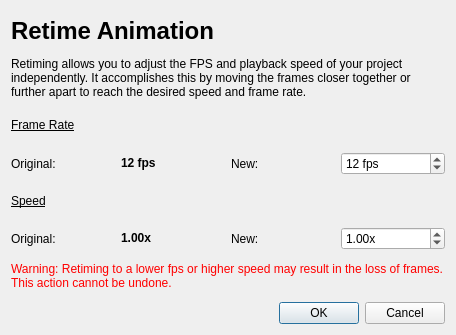
<?xml version="1.0" encoding="UTF-8"?>
<ui version="4.0">
 <class>RetimeDialog</class>
 <widget class="QDialog" name="RetimeDialog">
  <property name="geometry">
   <rect>
    <x>0</x>
    <y>0</y>
    <width>456</width>
    <height>335</height>
   </rect>
  </property>
  <property name="windowTitle">
   <string>Dialog</string>
  </property>
  <layout class="QVBoxLayout" name="verticalLayout">
   <item>
    <widget class="QLabel" name="titleLabel">
     <property name="text">
      <string>&lt;h1&gt;Retime Animation&lt;/h1&gt;</string>
     </property>
    </widget>
   </item>
   <item>
    <widget class="QLabel" name="descLabel">
     <property name="text">
      <string>Retiming allows you to adjust the FPS and playback speed of your project independently. It accomplishes this by moving the frames closer together or further apart to reach the desired speed and frame rate.</string>
     </property>
     <property name="wordWrap">
      <bool>true</bool>
     </property>
    </widget>
   </item>
   <item>
    <widget class="QLabel" name="frameRateLabel">
     <property name="text">
      <string>&lt;span style=&quot; text-decoration: underline;&quot;&gt;Frame Rate&lt;/span&gt;</string>
     </property>
    </widget>
   </item>
   <item>
    <layout class="QHBoxLayout" name="fpsGroup">
     <item>
      <widget class="QLabel" name="origFpsLabel">
       <property name="text">
        <string>Original:</string>
       </property>
      </widget>
     </item>
     <item>
      <widget class="QLabel" name="origFps">
       <property name="text">
        <string>&lt;span style=&quot; font-weight:600;&quot;&gt;12 fps&lt;/span&gt;</string>
       </property>
      </widget>
     </item>
     <item>
      <widget class="QLabel" name="newFpsLabel">
       <property name="text">
        <string>New:</string>
       </property>
      </widget>
     </item>
     <item>
      <widget class="QSpinBox" name="newFpsBox">
       <property name="suffix">
        <string> fps</string>
       </property>
       <property name="minimum">
        <number>1</number>
       </property>
       <property name="maximum">
        <number>90</number>
       </property>
       <property name="value">
        <number>12</number>
       </property>
      </widget>
     </item>
    </layout>
   </item>
   <item>
    <widget class="QLabel" name="speedTitle">
     <property name="text">
      <string>&lt;span style=&quot; text-decoration: underline;&quot;&gt;Speed&lt;/span&gt;</string>
     </property>
    </widget>
   </item>
   <item>
    <layout class="QHBoxLayout" name="speedGroup">
     <item>
      <widget class="QLabel" name="origSpeedLabel">
       <property name="text">
        <string>Original:</string>
       </property>
      </widget>
     </item>
     <item>
      <widget class="QLabel" name="origSpeed">
       <property name="text">
        <string>&lt;span style=&quot; font-weight:600;&quot;&gt;1.00x&lt;/span&gt;</string>
       </property>
      </widget>
     </item>
     <item>
      <widget class="QLabel" name="newSpeedLabel">
       <property name="text">
        <string>New:</string>
       </property>
      </widget>
     </item>
     <item>
      <widget class="QDoubleSpinBox" name="newSpeedBox">
       <property name="suffix">
        <string>x</string>
       </property>
       <property name="minimum">
        <double>0.010000000000000</double>
       </property>
       <property name="maximum">
        <double>90.000000000000000</double>
       </property>
       <property name="singleStep">
        <double>0.100000000000000</double>
       </property>
       <property name="value">
        <double>1.000000000000000</double>
       </property>
      </widget>
     </item>
    </layout>
   </item>
   <item>
    <widget class="QLabel" name="warningLabel">
     <property name="text">
      <string>&lt;html&gt;&lt;head/&gt;&lt;body&gt;&lt;p&gt;&lt;span style=&quot; color:red;&quot;&gt;Warning: Retiming to a lower fps or higher speed may result in the loss of frames. This action cannot be undone.&lt;/span&gt;&lt;/p&gt;&lt;/body&gt;&lt;/html&gt;</string>
     </property>
     <property name="wordWrap">
      <bool>true</bool>
     </property>
    </widget>
   </item>
   <item>
    <widget class="QDialogButtonBox" name="buttonBox">
     <property name="orientation">
      <enum>Qt::Horizontal</enum>
     </property>
     <property name="standardButtons">
      <set>QDialogButtonBox::Cancel|QDialogButtonBox::Ok</set>
     </property>
    </widget>
   </item>
  </layout>
 </widget>
 <resources/>
 <connections>
  <connection>
   <sender>buttonBox</sender>
   <signal>accepted()</signal>
   <receiver>RetimeDialog</receiver>
   <slot>accept()</slot>
   <hints>
    <hint type="sourcelabel">
     <x>248</x>
     <y>254</y>
    </hint>
    <hint type="destinationlabel">
     <x>157</x>
     <y>274</y>
    </hint>
   </hints>
  </connection>
  <connection>
   <sender>buttonBox</sender>
   <signal>rejected()</signal>
   <receiver>RetimeDialog</receiver>
   <slot>reject()</slot>
   <hints>
    <hint type="sourcelabel">
     <x>316</x>
     <y>260</y>
    </hint>
    <hint type="destinationlabel">
     <x>286</x>
     <y>274</y>
    </hint>
   </hints>
  </connection>
 </connections>
</ui>
